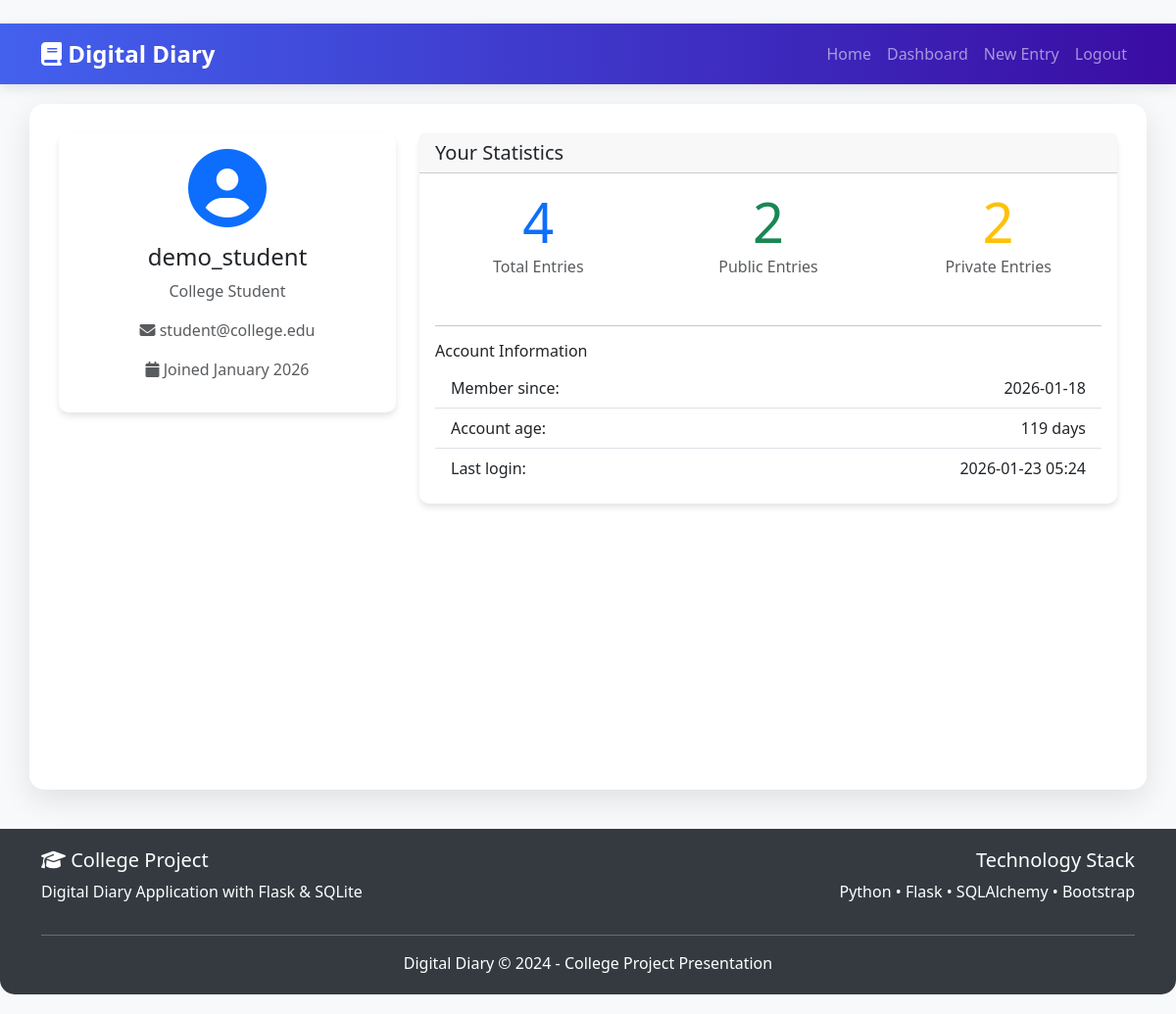
The app's page /profile (signed in) with its own data.
### app.py (models this page shows, shortened)
class User(UserMixin, db.Model):
    id = db.Column(db.Integer, primary_key=True)
    username = db.Column(db.String(50), unique=True, nullable=False)
    email = db.Column(db.String(100), unique=True, nullable=False)
    password_hash = db.Column(db.String(255), nullable=False)
    full_name = db.Column(db.String(100))
    created_at = db.Column(db.DateTime, default=datetime.utcnow)
    last_login = db.Column(db.DateTime)
    entries = db.relationship('DiaryEntry', backref='author', lazy=True, cascade='all, delete-orphan')

### app.py (the view)
@app.route('/profile')
@login_required
def profile():
    user_stats = {
        'total_entries': DiaryEntry.query.filter_by(user_id=current_user.id).count(),
        'public_entries': DiaryEntry.query.filter_by(user_id=current_user.id, is_private=False).count(),
        'private_entries': DiaryEntry.query.filter_by(user_id=current_user.id, is_private=True).count(),
        'account_age': (datetime.utcnow() - current_user.created_at).days
    }
    return render_template('profile.html',
                         user_stats=user_stats,
                         user=current_user)

### app.py (called while the page is built)
@app.context_processor
def inject_user():
    return dict(user=current_user)

@login_manager.user_loader
def load_user(user_id):
    return User.query.get(int(user_id))

@app.context_processor
def utility_processor():
    return dict(get_mood_emoji=get_mood_emoji, get_mood_color=get_mood_color, now=datetime.utcnow)

### templates/profile.html (shortened to what this page needs)
﻿{% extends "base.html" %}
{% block content %}
<div class="row">
    <div class="col-md-4">
        <div class="card diary-card">
            <div class="card-body text-center">
                <div class="mb-3">
                    <i class="fas fa-user-circle fa-5x text-primary"></i>
                </div>
                <h4>{{ user.username }}</h4>
                <p class="text-muted">{{ user.full_name or 'No full name provided' }}</p>
                <p class="text-muted">
                    <i class="fas fa-envelope"></i> {{ user.email }}
                </p>
                <p class="text-muted">
                    <i class="fas fa-calendar"></i> Joined {{ user.created_at.strftime('%B %Y') }}
                </p>
            </div>
        </div>
    </div>
    <div class="col-md-8">
        <div class="card diary-card">
            <div class="card-header">
                <h5 class="mb-0">Your Statistics</h5>
            </div>
            <div class="card-body">
                <div class="row">
                    <div class="col-md-4 text-center mb-3">
                        <div class="display-4 text-primary">{{ user_stats.total_entries }}</div>
                        <p class="text-muted">Total Entries</p>
                    </div>
                    <div class="col-md-4 text-center mb-3">
                        <div class="display-4 text-success">{{ user_stats.public_entries }}</div>
                        <p class="text-muted">Public Entries</p>
                    </div>
                    <div class="col-md-4 text-center mb-3">
                        <div class="display-4 text-warning">{{ user_stats.private_entries }}</div>
                        <p class="text-muted">Private Entries</p>
                    </div>
                </div>
                <hr>
                <h6>Account Information</h6>
                <ul class="list-group list-group-flush">
                    <li class="list-group-item d-flex justify-content-between">
                        <span>Member since:</span>
                        <span>{{ user.created_at.strftime('%Y-%m-%d') }}</span>
                    </li>
                    <li class="list-group-item d-flex justify-content-between">
                        <span>Account age:</span>
                        <span>{{ user_stats.account_age }} days</span>
                    </li>
                    <li class="list-group-item d-flex justify-content-between">
                        <span>Last login:</span>
                        <span>{{ user.last_login.strftime('%Y-%m-%d %H:%M') if user.last_login else 'Never' }}</span>
                    </li>
                </ul>
            </div>
        </div>
    </div>
</div>
{% endblock %}

### templates/base.html (style rules this page uses)
body { background: #f8f9fa; min-height: 100vh; padding-bottom: 20px; }
.diary-card { border-radius: 10px; box-shadow: 0 4px 6px rgba(0,0,0,0.1); margin-bottom: 20px; border: none; }

### records on screen
User: username "demo_student", full_name "College Student", email "student@college.edu", created_at "January 2026", created_at "2026-01-18", last_login "2026-01-23 05:24"

### other values on screen
{{ user_stats.total_entries }} "4"
{{ user_stats.public_entries }} "2"
{{ user_stats.private_entries }} "2"
{{ user_stats.account_age }} "119"
